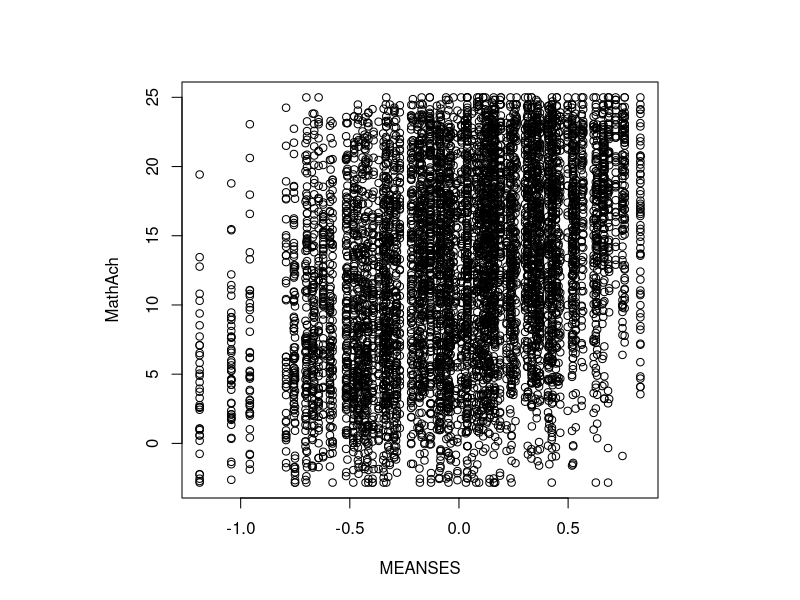
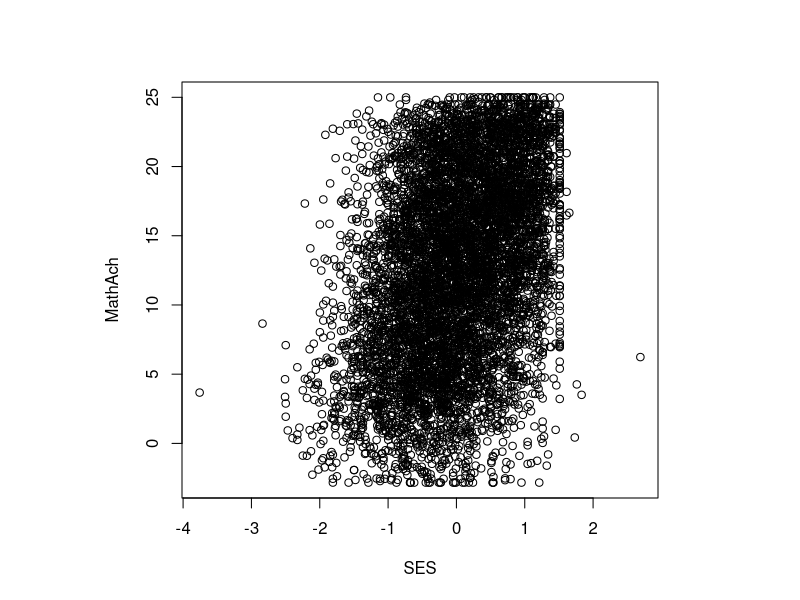
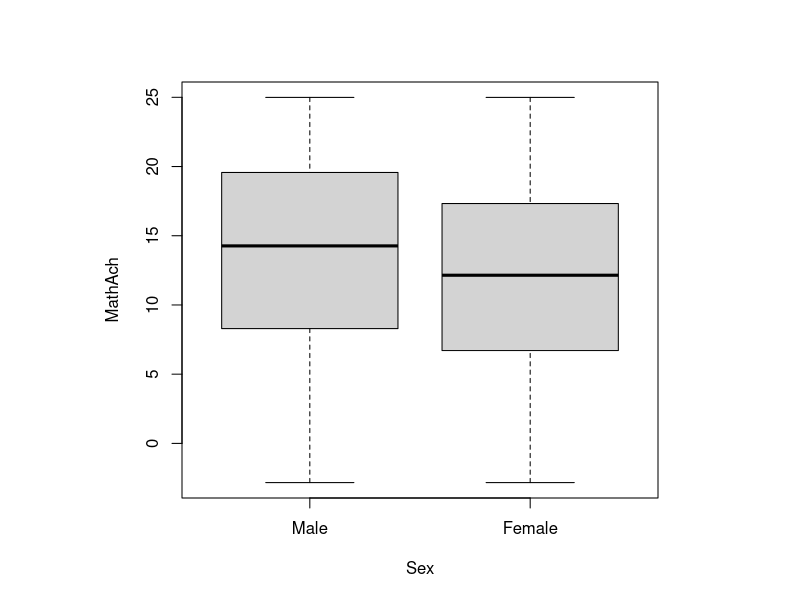
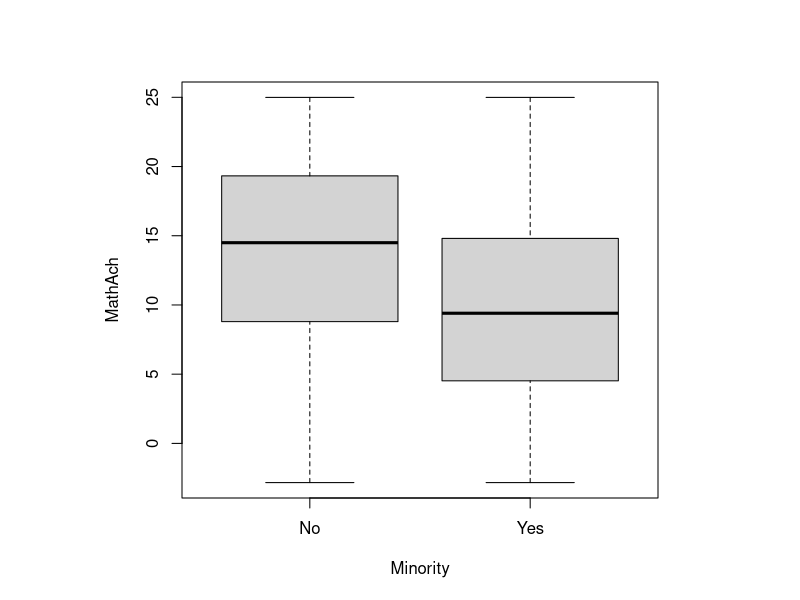
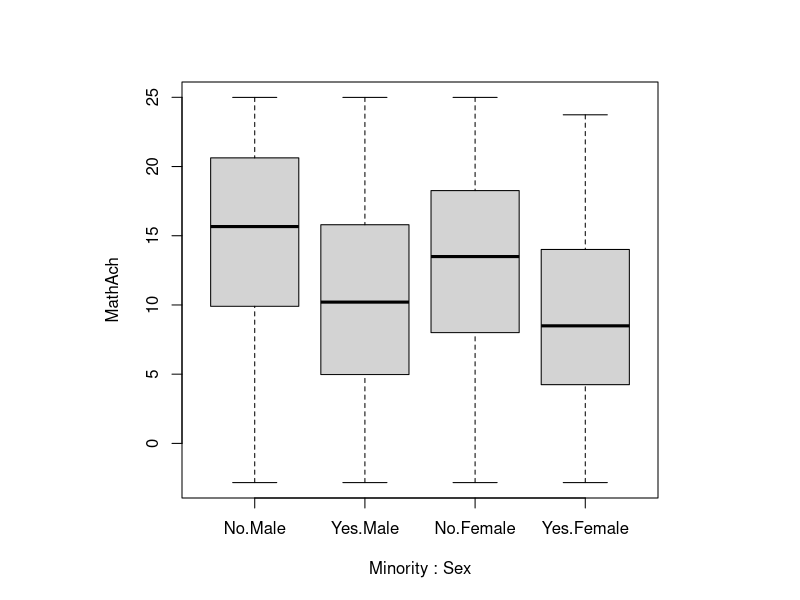

Write the R code that produced these figures, in order.
## ---- chunk 1
knitr::opts_chunk$set(collapse=TRUE, comment = "#>", fig.width=9, fig.height=6, eval=TRUE, echo=TRUE, results="verbatim", warning=FALSE)
## ---- chunk 2
d = nlme::MathAchieve
head(d)
dim(d)
layout(1, respect=TRUE)

plot(MathAch~MEANSES, d)
plot(MathAch~SES, d)
plot(MathAch~Sex, d)
plot(MathAch~Minority, d)
boxplot(MathAch~Minority+Sex, d)
## ---- chunk 3
m0 = lm(MathAch~Minority*Sex, d)
summary(m0)

m1 = nlme::lme(MathAch~Minority+Sex, random=~1|School, data=d, control=nlme::lmeControl(opt='optim'), method="ML")
summary(m1)
## ---- chunk 4
sessionInfo()
